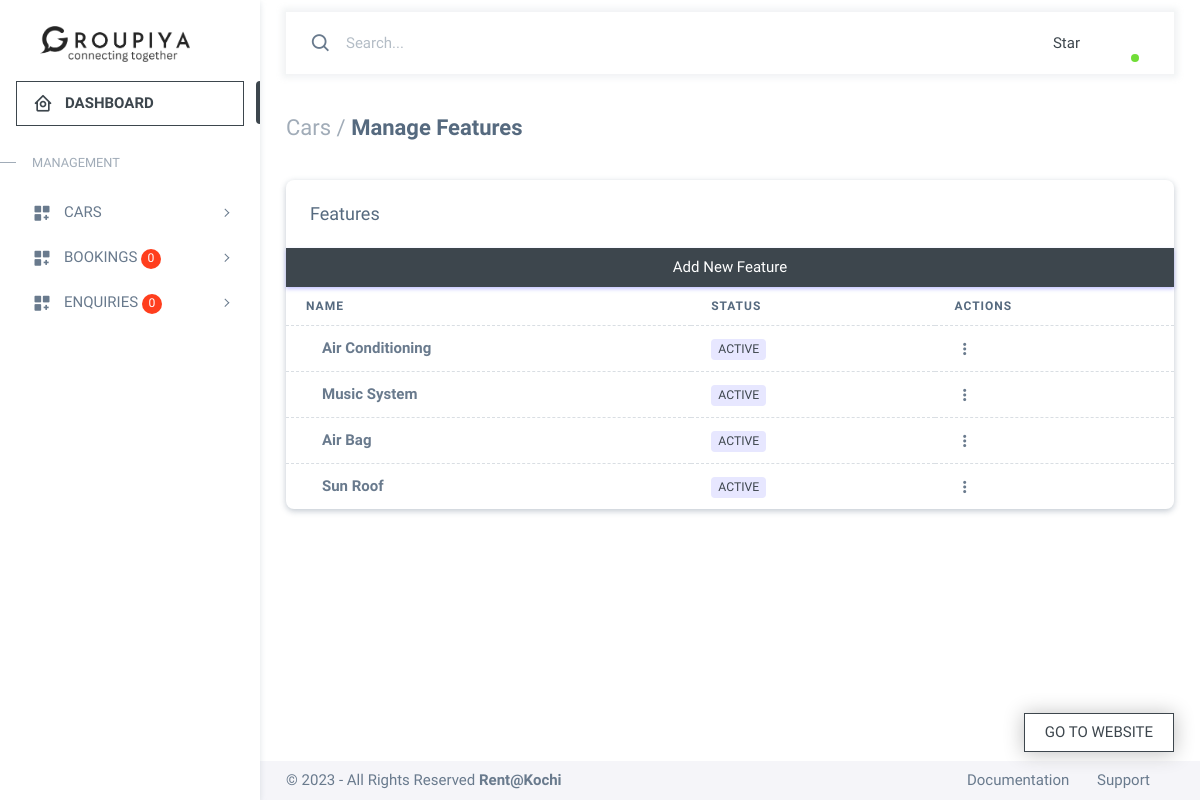
/owner/manage-cars/features (signed in), run on the app's committed database.
### customer/models.py (models this page shows, shortened)
class CarFeature(models.Model):
    name=models.CharField(max_length=100,null=True)
    status=models.BooleanField(default=True)

### accounts/decorators.py (the view)
    def wrapper(request,*args,**kwargs):
        if request.user.is_anonymous:
            messages.success(request,"Sorry! You are not logged in")
            return redirect("login")
        elif request.user.is_superuser | request.user.is_owner:
            return fn(request,*args,**kwargs)
        else:
            messages.success(request,"Sorry! Access denied")
            return redirect("login")

### owner/forms.py
class CarFeatureForm(ModelForm):
    def __init__(self, *args, **kwargs):
        super().__init__(*args, **kwargs)
        self.fields['name'].widget.attrs.update({
            'type':'text','id':'feature-name','class':'form-control','required':'required','placeholder':'Feature Name'
        })
    class Meta:
        model=CarFeature
        exclude=("status",)

### owner/context_processors.py (called while the page is built)
def enquiries_context(request):
    enquiries = Contact.objects.filter(status="new").count()
    context = {"new_enquiries":enquiries}
    return context

def bookings_context(request):
    bookings = Booking.objects.filter(status="booked").count()
    context = {"new_bookings":bookings}
    return context

### owner/views.py (called while the page is built, shortened)
@signin_required
def manage_car_features(request):
    template="manage-features.html"
    features=CarFeature.objects.all()
    form=CarFeatureForm()
    if request.method=='GET':
        return render(request,template,{'features':features,'form':form})

### owner/templates/manage-features.html (shortened to what this page needs)
{%extends 'base1.html'%}
{%block body%}
<div class="content-wrapper">
    <div class="container-xxl flex-grow-1 container-p-y">
      <h4 class="fw-bold py-3 mb-4"><span class="text-muted fw-light">Cars /</span> Manage Features</h4>
      <div class="card">
        <h5 class="card-header">Features</h5>
        <button type="button" class="btn btn-primary" data-bs-toggle="modal" data-bs-target="#largeModal">Add New Feature</button>
        <div class="table-responsive text-nowrap">
          <table class="table">
            <thead>
              <tr>
                <th>Name</th>
                <th>Status</th>
                <th>Actions</th>
              </tr>
            </thead>
            <tbody class="table-border-bottom-0">
                {%if features%}
                {%for feature in features%}
              <tr>
                <td> <strong>{{feature.name}}</strong></td>
                <td>
                    {%if feature.status == 0 %}
                    <span class="badge bg-label-warning me-1">In-Active</span>
                    {%else%}
                    <span class="badge bg-label-primary me-1">Active</span>
                    {%endif%}
                </td>
                <td>
                  <div class="dropdown">
                    <button type="button" class="btn p-0 dropdown-toggle hide-arrow" data-bs-toggle="dropdown">
                      <i class="bx bx-dots-vertical-rounded"></i>
                    </button>
                  </div>
                </td>
              </tr>
                {%endfor%}
                {%endif%}
            </tbody>
          </table>
        </div>
      </div>
    </div>
</div>
{%endblock%}

### static/owner/css/theme-default.css (style rules this page uses)
.bg-label-primary { background-color: #e7e7ff !important; color: #3D464D !important; }
.btn-primary { color: #fff; background-color: #3D464D ; border-color: #3D464D ; box-shadow: 0 0.125rem 0.25rem 0 rgba(105, 108, 255, 0.4); }

### data on the page
CarFeature: name "Air Conditioning", status "ACTIVE"
CarFeature: name "Music System", status "ACTIVE"
CarFeature: name "Air Bag", status "ACTIVE"
CarFeature: name "Sun Roof", status "ACTIVE"

### other printed values
{{ new_bookings }} "0"
{{ new_enquiries }} "0"
